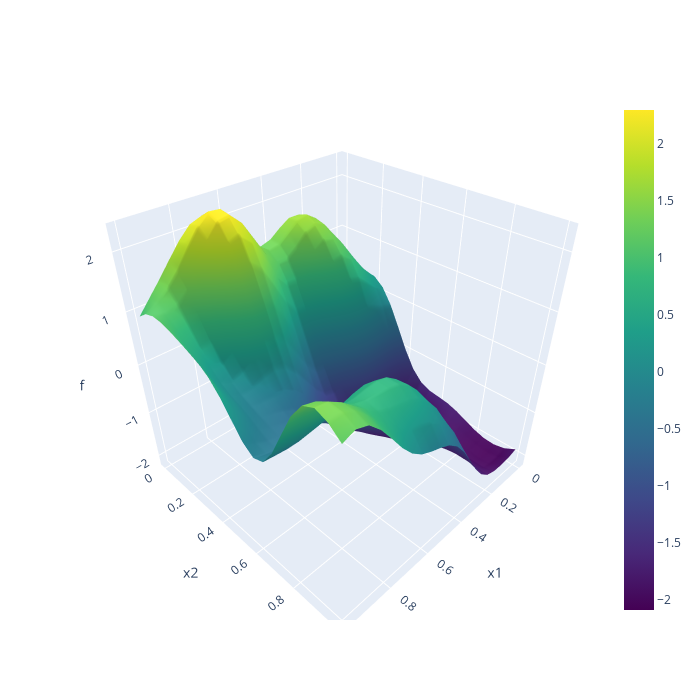

Source (notebook cell):
### Code cell
# 2次元の平均0のガウス過程からのサンプリング
def sample_2d(kernel, n_samples, n_points, epsilon = 1e-6):
    xx1 = np.linspace(0, 1, n_points)
    xx2 = np.linspace(0, 1, n_points)
    XX1, XX2 = np.meshgrid(xx1, xx2)
    grid_points = np.hstack([XX1.reshape(-1, 1), XX2.reshape(-1, 1)])
    K = kernel_matrix(grid_points, kernel)
    K_stable = K + epsilon * np.eye(K.shape[0]) # 対角成分に小さな値を加えて計算を安定化(正定値になるようにする)
    sns.heatmap(K_stable, cmap='Blues')

    sample = np.random.normal(size=(n_samples, grid_points.shape[0]))
    # L = np.linalg.cholesky(K)
    L = np.linalg.cholesky(K_stable)
    yy_2d = L @ sample.T

    return grid_points, yy_2d

n_points = 21
n_samples = 1
params = [1.0, 0.04/0.5]  # RBFカーネルのパラメータ
grid_points_2d, yy_2d = sample_2d(kgauss(params), n_samples, n_points)
fig = go.Figure(data=go.Surface(
    z=yy_2d.reshape(n_points, n_points), 
    x=grid_points_2d[:, 0].reshape(n_points, n_points), 
    y=grid_points_2d[:, 1].reshape(n_points, n_points), 
    colorscale='viridis'))
fig.update_layout(scene=dict(xaxis_title='x1', yaxis_title='x2', zaxis_title='f'), width=700, height=700)
fig.show()

# 可視化
plt.figure(figsize=(6, 5))
plt.contourf(grid_points_2d[:, 0].reshape(n_points, n_points), 
             grid_points_2d[:, 1].reshape(n_points, n_points), 
             yy_2d.reshape(n_points, n_points), 
             levels=30, cmap='viridis')
plt.colorbar(label='Density')
plt.title("Sampled 2D PDF from GP")
plt.xlabel("x")
plt.ylabel("y")
plt.axis('equal')
plt.show()

### Figure 1 — Plotly figure (JSON) as saved in the notebook; plotly's stock layout.template omitted (floating-point values rounded to 4 significant figures; data arrays with more than 128 entries replaced by an {"elided": "..."} marker saying what was removed)
{"data": [{"colorscale": [[0, "#440154"], [0.1111, "#482878"], [0.2222, "#3e4989"], [0.3333, "#31688e"], [0.4444, "#26828e"], [0.5556, "#1f9e89"], [0.6667, "#35b779"], [0.7778, "#6ece58"], [0.8889, "#b5de2b"], [1, "#fde725"]], "type": "surface", "x": {"elided": "21x21 float values"}, "y": {"elided": "21x21 float values"}, "z": {"elided": "21x21 float values"}}], "layout": {"height": 700, "scene": {"xaxis": {"title": {"text": "x1"}}, "yaxis": {"title": {"text": "x2"}}, "zaxis": {"title": {"text": "f"}}}, "width": 700}}
